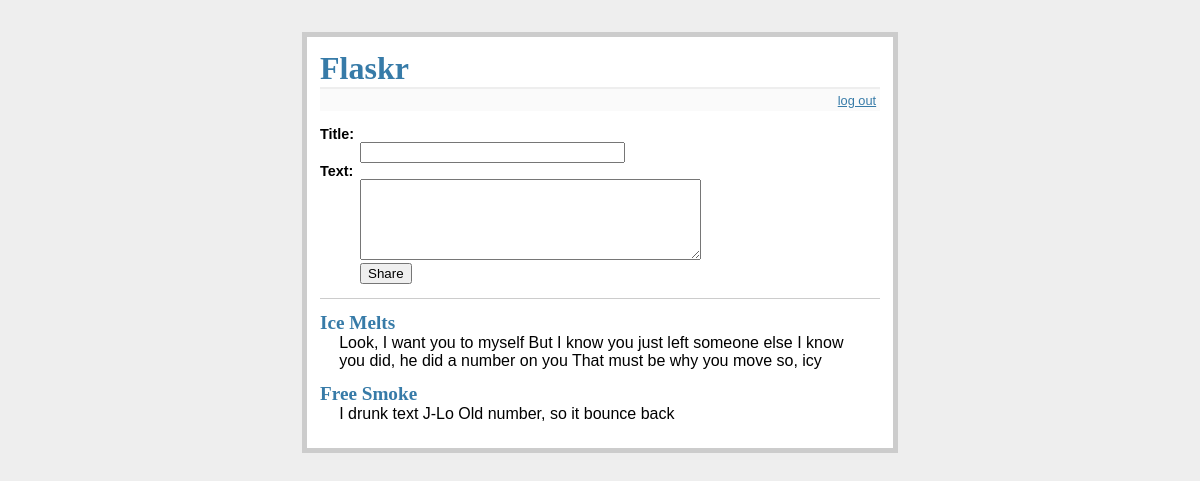
The page / (signed in) on the database its author committed.
### tables this page shows
CREATE TABLE entries (
  id integer primary key autoincrement,
  title text not null,
  'text' text not null
);

### flaskr.py (the view)
@app.route('/')
def show_entries():
  db = get_db()
  cur = db.execute('select title, text from entries order by id desc')
  entries = cur.fetchall()
  return render_template('show_entries.html', entries=entries)

### flaskr.py (called while the page is built)
def connect_db():
  rv = sqlite3.connect(app.config['DATABASE'])
  rv.row_factory = sqlite3.Row
  return rv

def get_db():
  if not hasattr(g, 'sqlite_db'):
    g.sqlite_db = connect_db()
  return g.sqlite_db

### templates/show_entries.html (shortened to what this page needs)
{% extends "layout.html" %}
{% block body %}
  {% if session.logged_in %}
    <form action="{{ url_for('add_entry') }}" method=post class=add-entry>
      <dl>
        <dt>Title:
          <dd><input type=text size=30 name=title>
          <dt>Text:
          <dd><textarea name=text rows=5 cols=40></textarea>
          <dd><input type=submit value=Share>
        </dl>
    </form>
  {% endif %}
  <ul class=entries>
    {% for entry in entries %}
      <li><h2>{{ entry.title }}</h2>{{ entry.text|safe }}
    {% else %}
      <li><em>Unbelievable. No entries here so far</em>
    {% endfor %}
  </ul>
{% endblock %}

### static/style.css (style rules this page uses)
a, h1, h2 { color: #377ba8; }
h1, h2 { font-family: 'Georgia', serif; margin: 0; }
h2 { font-size: 1.2em; }
.entries { list-style: none; margin: 0; padding: 0; }
.entries li { margin: 0.8em 1.2em; }
.entries li h2 { margin-left: -1em; }
.add-entry { font-size: 0.9em; border-bottom: 1px solid #ccc; }
.add-entry dl { font-weight: bold; }

### rows shown on the page
entries: title "Ice Melts", text "Look, I want you to myself But I know you just left someone else I know you did, he did a number on you That must be why you move so, icy"
entries: title "Free Smoke", text "I drunk text J-Lo Old number, so it bounce back"
